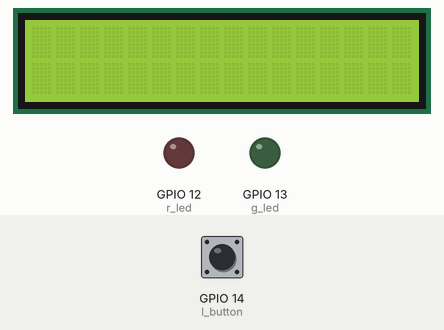
A program run on a simulated ESP32 board running MicroPython. Shown: 16×2 character LCD, output pins drawn as LEDs (lit = HIGH). The inputs (shaded band) are chosen by the test bench; at power-on: GPIO 14 (l_button) HIGH. Library files of the repository ran but are not shown: i2c_lcd.py; what the program prints to the serial console is not drawn.

Above: at 1.2 s.
1.3 s: GPIO 14 (l_button) pulled LOW for 0.15 s
At 2.6 s:
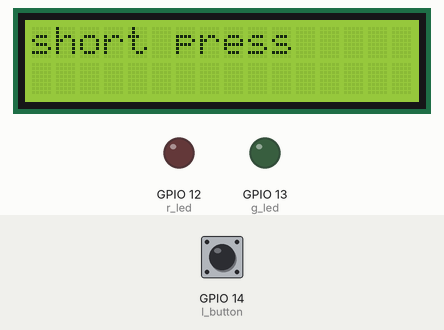
2.9 s: GPIO 14 (l_button) pulled LOW for 3.2 s
At 6.8 s:
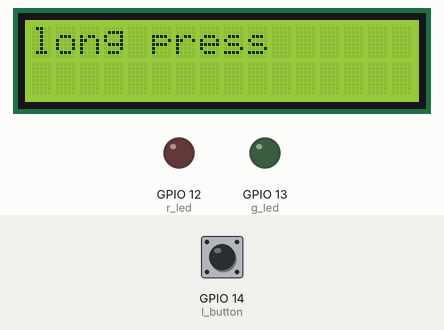
7.6 s: GPIO 14 (l_button) pulled LOW for 1 s
At 9.9 s:
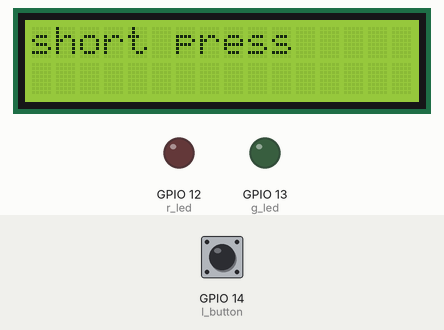
Timing chart, 0 to 11.4 s (numbered marks = the images above; inputs shaded):
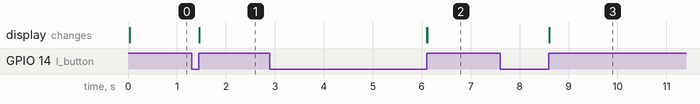

The program:

511_RK_assignment_1_1.py
```python
# Rebecca Martens and Kavin Bhuvan
from time import sleep_ms
import time
from machine import Pin, I2C
import i2c_lcd

display = I2C(0, scl=Pin(25), sda=Pin(26))
devices = display.scan()
print(devices)

lcd = i2c_lcd.I2cLcd(display, 0x27, 2, 16)
r_led = Pin(12, Pin.OUT)
g_led = Pin(13, Pin.OUT)
l_button = Pin(14, Pin.IN, Pin.PULL_UP)

# intializing
last_press_time = 0
debounce_interval = 20  # ms
button_pressed = False
start_timer = 0
r_led.value(0)
g_led.value(0)

print("Starting...")

while True:

    if l_button.value() == 0 and button_pressed == False:
        now_time = time.ticks_ms()
        if time.ticks_diff(now_time, last_press_time) > debounce_interval:
            start_timer = now_time
            button_pressed = True
            last_press_time = now_time

    elif l_button.value() == 1 and button_pressed == True:
        end_timer = time.ticks_ms()
        button_pressed = False

        press_time = time.ticks_diff(end_timer, start_timer)
        print("Runtime:", press_time)

        if press_time < 1000:
            lcd.clear()
            lcd.move_to(0,0)
            lcd.putstr('short press')
            print("short press")
        else:
            lcd.clear()
            lcd.move_to(0,0)
            lcd.putstr('long press')
            print("long press")

    sleep_ms(10)
```

Measured:
- after the input at 1.3 s, the display: changes after 0.16 s (image 1)
- after the input at 2.9 s, the display: first changes after 3.2 s (image 2 shows a later state)
- after the input at 7.6 s, the display: first changes after 1.0 s (image 3 shows a later state)
